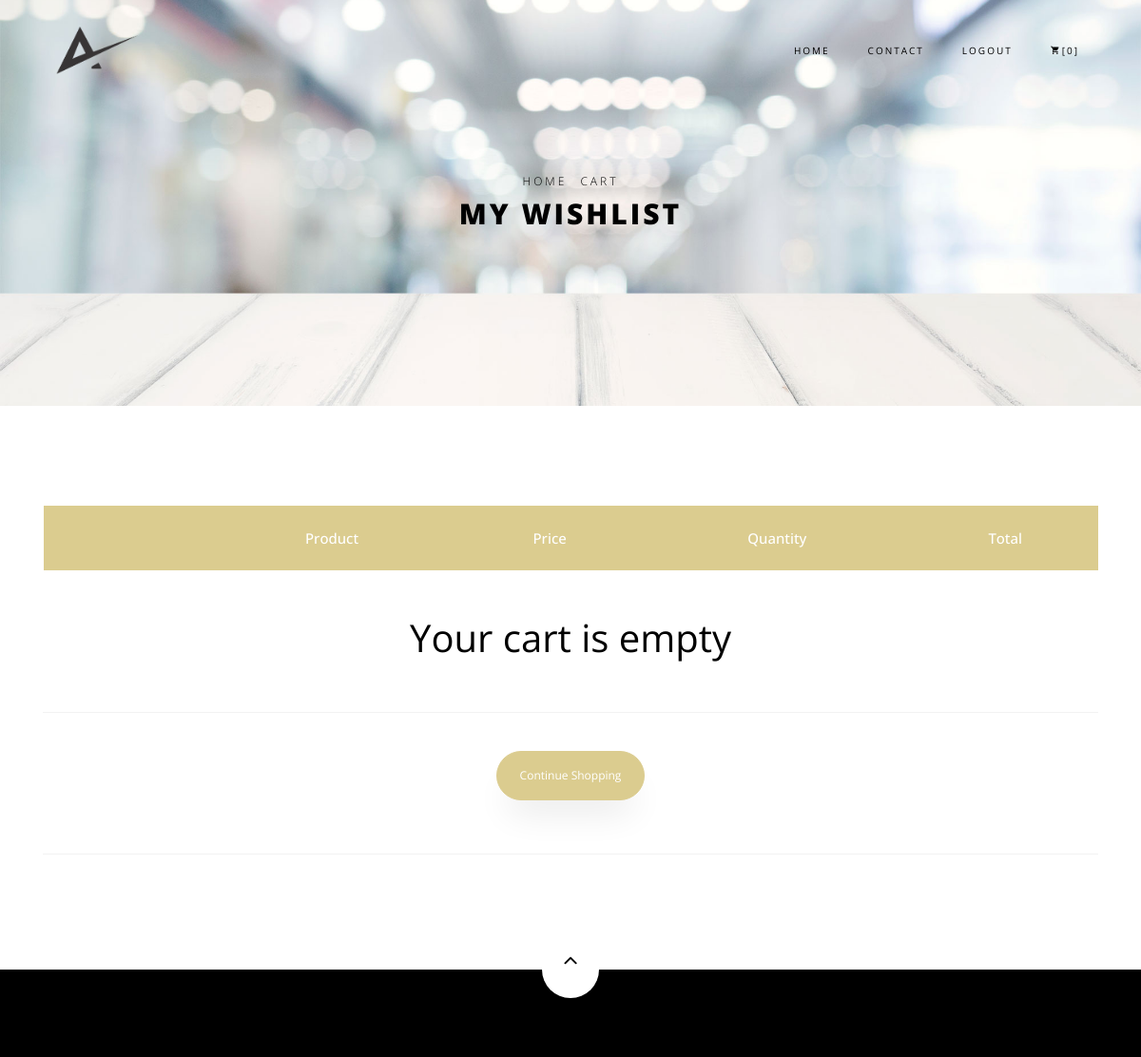
The app's page /order-summary/ (signed in, upper part), older data.
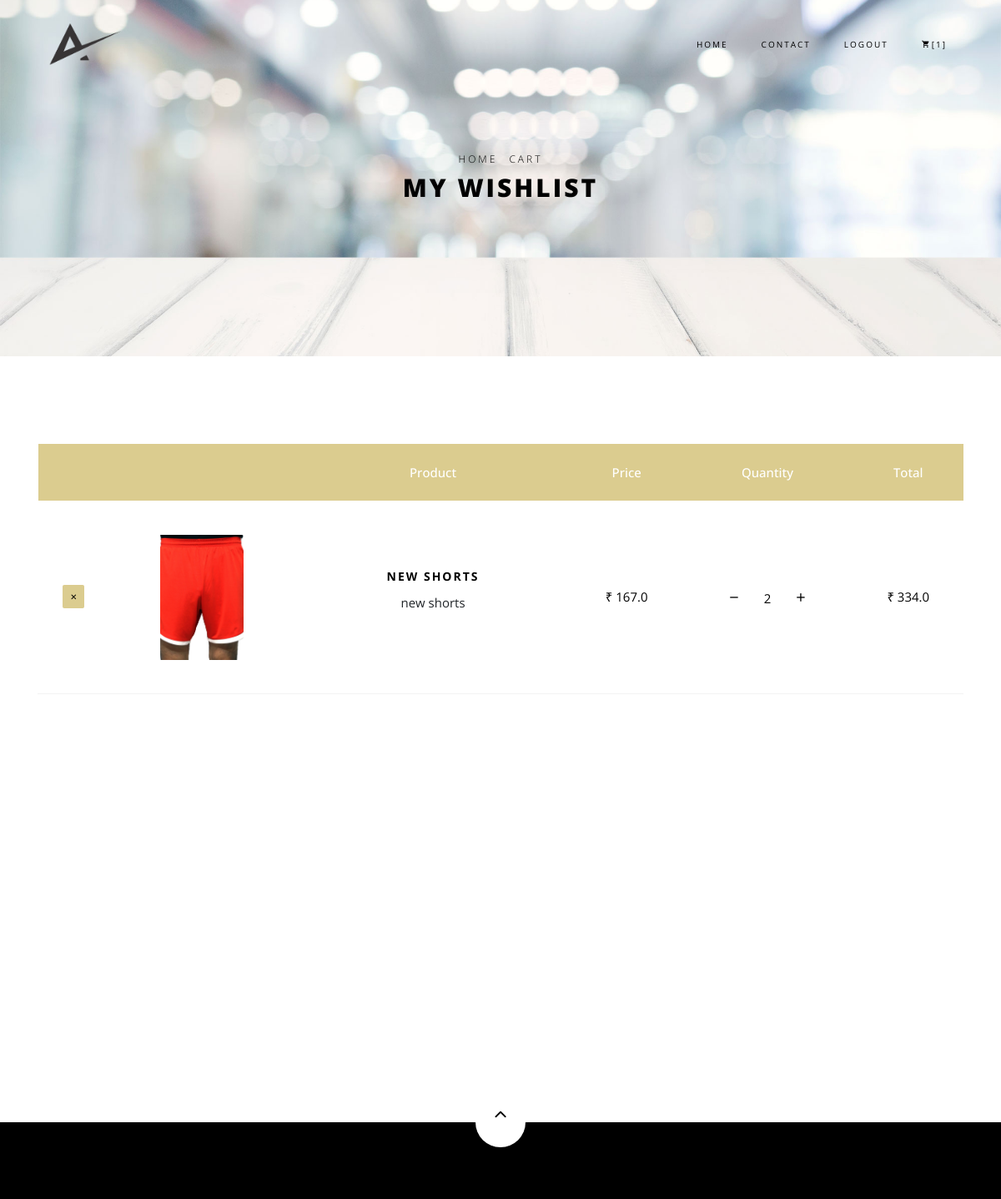
The same page, newer data.
### core/models.py (models this page shows, shortened)
class Order(models.Model):
    user = models.ForeignKey(settings.AUTH_USER_MODEL,
                             on_delete=models.CASCADE)
    items = models.ManyToManyField(OrderItem)
    start_date = models.DateTimeField(auto_now_add=True)
    ordered_date = models.DateTimeField()
    ordered = models.BooleanField(default=False)
    billing_address = models.ForeignKey(
        'BillingAddress', on_delete=models.SET_NULL, blank=True, null=True)
    payment = models.ForeignKey(
        'Payment', on_delete=models.SET_NULL, blank=True, null=True)
    def get_total(self):
        total = 0
        for order_item in self.items.all():
            total += order_item.get_final_price()
        return total

class OrderItem(models.Model):
    user = models.ForeignKey(settings.AUTH_USER_MODEL,
                             on_delete=models.CASCADE)
    ordered = models.BooleanField(default=False)
    item = models.ForeignKey(Item, on_delete=models.CASCADE)
    quantity = models.IntegerField(default=1)
    def get_total_item_price(self):
        return self.quantity * self.item.price
    def get_final_price(self):
        if self.item.discount_price:
            return self.get_total_discount_item_price()
        return self.get_total_item_price()

class Item(models.Model):
    title=models.CharField(max_length=100)
    price=models.FloatField()
    discount_price = models.FloatField(blank=True, null=True)
    category = models.CharField(choices=CATEGORY_CHOICES, max_length=50)
    typechoice = models.CharField(choices=TYPE_CHOICE, max_length=50)
    slug = models.SlugField()
    description = models.TextField()
    image = models.ImageField()
    def get_remove_from_cart_url(self):
        return reverse("core:remove-from-cart", kwargs={
            'slug': self.slug
        })

### core/views.py (the view)
# urls.py: path('order-summary/', OrderSummaryView.as_view(), name='order-summary'),
class OrderSummaryView(LoginRequiredMixin,View):
    def get(self, *args, **kwargs):
        try:
            order = Order.objects.get(user=self.request.user, ordered=False)
            context = {
                'object': order
            }
            return render(self.request, 'order_summary.html', context)
        except ObjectDoesNotExist:
            messages.error(self.request, "You do not have an active order")
            return redirect("/")

### core/templatetags/cart_template_tags.py (called while the page is built)
@register.filter
def cart_item_count(user):
    if user.is_authenticated:
        qs = Order.objects.filter(user=user, ordered=False)
        if qs.exists():
            return qs[0].items.count()
    return 0

### templates/order_summary.html (shortened to what this page needs)
{% extends 'base.html' %}
{% load static%}
{% block content %}
<div class="hero-wrap hero-bread" style="background-image: url(' {% static 'images/bg_6.jpg' %} ');">
      <div class="container">
        <div class="row no-gutters slider-text align-items-center justify-content-center">
          <div class="col-md-9 ftco-animate text-center">
          	<p class="breadcrumbs"><span class="mr-2"><a href="index.html">Home</a></span> <span>Cart</span></p>
            <h1 class="mb-0 bread">My Wishlist</h1>
          </div>
        </div>
      </div>
    </div>
    <section class="ftco-section ftco-cart">
			<div class="container">
				<div class="row">
    			<div class="col-md-12 ftco-animate">
    				<div class="cart-list">
	    				<table class="table">
						    <thead class="thead-primary">
						      <tr class="text-center">
						        <th>&nbsp;</th>
						        <th>&nbsp;</th>
						        <th>Product</th>
						        <th>Price</th>
						        <th>Quantity</th>
						        <th>Total</th>
						      </tr>
						    </thead>
                            {% for order_item in object.items.all %}
						    <tbody>
						      <tr class="text-center">
						        <td class="product-remove"><a href="{{ order_item.item.get_remove_from_cart_url }}"><span class="ion-ios-close"></span></a></td>
						        <td class="image-prod"><div class="img" style="background-image:url({{order_item.item.image.url}});"></div></td>
						        <td class="product-name">
						        	<h3>{{ order_item.item.title }}</h3>
						        	<p>{{ order_item.item.description}}</p>
						        </td>
						        <td class="price">&#8377 {{order_item.item.price}}</td>
						        		<td class="price"><a href="{% url 'core:remove-single-item-from-cart' order_item.item.slug%}" style="color:black;"><span style="margin-right:30px;font-size:20px;">&#8722;</span></a>{{order_item.quantity}}<a href="{% url 'core:add-to-cart' order_item.item.slug%}" style="color:black;"><span style="margin-left:30px;font-size:20px;">&#43;</span></a></td>
						        <td class="total">
                                    {% if order_item.item.discount_price %}
                                        {{order_item.get_total_discount_item_price}}
                                        (saving &#8377{{order_item.get_amount_saved}})
                                    {% else %}
                                        &#8377 {{order_item.get_total_item_price}}
                                    {% endif %}
                                </td>
						      </tr>
                              {% empty %}
                              <tr class="text-center">
                                <td colspan="6"><h1>Your cart is empty</h1></td>
                              </tr>
                              <tr class="text-center">
                                <td colspan="6"><p class="text-center"><a href="/" class="btn btn-primary py-3 px-4">Continue Shopping</a></p></td>
                              </tr>
						    </tbody>{% endfor %}
						  </table>
					  </div>
    			</div>
    		</div>
            {% if object.get_total %}
    		<div class="row justify-content-start">
    		</div>
			</div>{% endif %}
		</section>
{% endblock content %}

### templates/base.html (shortened to what this page needs)
{% load static %}
{% load cart_template_tags %}
<!DOCTYPE html>
<html lang="en">
  <head>
    <link rel="stylesheet" href="https://cdnjs.cloudflare.com/ajax/libs/font-awesome/4.7.0/css/font-awesome.min.css">
    <link rel="stylesheet" href="{%static 'css/open-iconic-bootstrap.min.css' %}">
    <link rel="stylesheet" href="{%static 'css/animate.css' %}">
    <link rel="stylesheet" href="{%static 'css/owl.carousel.min.css' %}">
    <link rel="stylesheet" href="{%static 'css/owl.theme.default.min.css' %}">
    <link rel="stylesheet" href="{%static 'css/magnific-popup.css' %}">
    <link rel="stylesheet" href="{%static 'css/aos.css' %}">
    <link rel="stylesheet" href="{%static 'css/ionicons.min.css' %}">
    <link rel="stylesheet" href="{%static 'css/bootstrap-datepicker.css' %}">
    <link rel="stylesheet" href="{%static 'css/jquery.timepicker.css' %}">
    <link rel="stylesheet" href="{%static 'css/flaticon.css' %}">
    <link rel="stylesheet" href="{%static 'css/icomoon.css' %}">
    <link rel="stylesheet" href="{%static 'css/style.css' %}">
  </head>
  <body class="goto-here">
    <nav class="navbar navbar-expand-lg navbar-dark ftco_navbar bg-dark ftco-navbar-light" id="ftco-navbar">
	    <div class="container">
	      <a class="navbar-brand" href="{% url 'core:home' %}"><img height="50px" width="100px" src="{% static 'logo/ambika.png' %}"></a>
	      <div class="collapse navbar-collapse" id="ftco-nav">
	        <ul class="navbar-nav ml-auto">
	          <li class="nav-item active"><a href="{% url 'core:home' %}" class="nav-link">Home</a></li>
	          <li class="nav-item"><a href="{% url 'core:contact' %}" class="nav-link">Contact</a></li>
	          {% if request.user.is_authenticated %}
            <li class="nav-item"><a href="{% url 'account_logout' %}" class="nav-link">Logout</a></li>
            <li class="nav-item cta cta-colored"><a href="{% url 'core:order-summary' %}" class="nav-link"><span class="icon-shopping_cart"></span>[{{request.user|cart_item_count}}]</a></li>
            {% else %}
            <li class="nav-item"><a href="{% url 'account_login' %}" class="nav-link">Login</a></li>
            <li class="nav-item"><a href="{% url 'account_signup' %}" class="nav-link">Signup</a></li>
            {% endif %}
	        </ul>
	      </div>
	    </div>
	  </nav>
  {% block content%}
    {% endblock %}
    <footer class="ftco-footer ftco-section">
      <div class="container">
      	<div class="row">
      		<div class="mouse">
						<a href="#" class="mouse-icon">
							<div class="mouse-wheel"><span class="ion-ios-arrow-up"></span></div>
						</a>
					</div>
      	</div>
      </div>
    </footer>
  </body>
</html>

Row changes from the older to the newer data that the page shows:
now on this page (row edited): OrderItem: item.image (picture), item "NEW SHORTS", item.description "new shorts", item.price "167.0", quantity "2", get_total_item_price "334.0"
changed OrderItem: quantity 1 → 2 (drawn)
Text that changed along with them:
{{ request.user|cart_item_count }}: "0" → "1"
text no longer shown: "Your cart is empty Continue Shopping"
